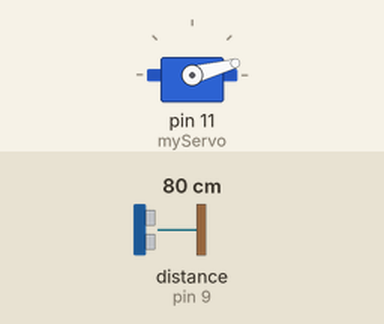
This sketch was run on a simulated Arduino Uno, built with avr-gcc and run on an emulated ATmega328P. Shown: servo. Wiring (inferred from the names in the program): ultrasonic range finder: trigger pin 10; echo pin 9. Inputs (shaded band) come from the test bench; at power-on: distance to the obstacle (sensor on pin 9) 80 cm. The echo pulse lasts 58.3 µs per cm; what the sketch prints to the serial monitor is not drawn.

Above: at 0.01 s.
1.3 s: distance to the obstacle (sensor on pin 9) set to 2 cm
At 2.0 s:
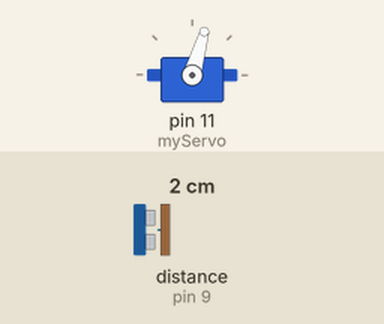
4.3 s: distance to the obstacle (sensor on pin 9) set to 299 cm
At 5.17 s:
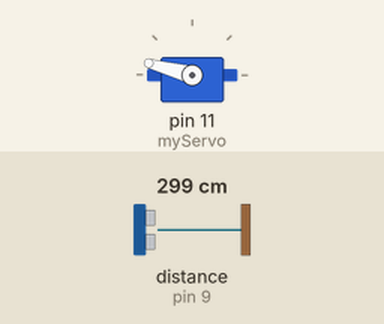
7.3 s: distance to the obstacle (sensor on pin 9) set to 4 cm
At 7.9 s:
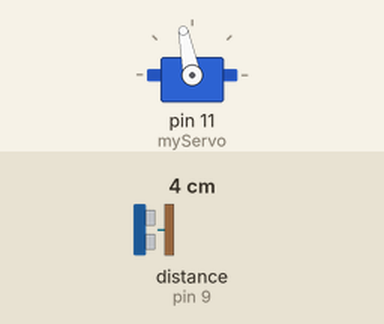
10.3 s: distance to the obstacle (sensor on pin 9) set to 35 cm
Timing chart, 0 to 14.3 s (numbered marks = the images above; inputs shaded):
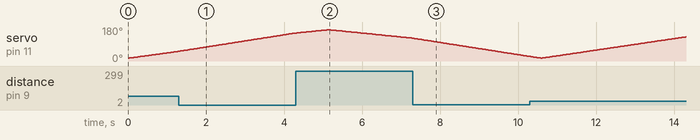

The sketch:

radar.ino
```cpp
#include <Servo.h>

// Defines Tirg and Echo pins of the Ultrasonic Sensor
const int trigPin = 10;
const int echoPin = 9;
long duration;
int distance;

Servo myServo;

void setup() {
  pinMode(trigPin, OUTPUT);
  pinMode(echoPin, INPUT);
  Serial.begin(9600);
  myServo.attach(11);
}
void loop() {
  // rotates the servo motor from 15 to 165 degrees
  for(int i=15;i<=165;i++){
  myServo.write(i);
  delay(30);
  distance = calculateDistance();

  Serial.print(i);
  Serial.print(",");
  Serial.print(distance);
  Serial.print(".");
  }
  // Repeats the previous lines from 165 to 15 degrees
  for(int i=165;i>15;i--){
  myServo.write(i);
  delay(30);
  distance = calculateDistance();
  Serial.print(i);
  Serial.print(",");
  Serial.print(distance);
  Serial.print(".");
  }
}
// Function for calculating the distance measured by the Ultrasonic sensor
int calculateDistance(){

  digitalWrite(trigPin, LOW);
  delayMicroseconds(2);
  // Sets the trigPin on HIGH state for 10 micro seconds
  digitalWrite(trigPin, HIGH);
  delayMicroseconds(10);
  digitalWrite(trigPin, LOW);
  duration = pulseIn(echoPin, HIGH); // Reads the echoPin, returns the sound wave travel time in microseconds
  distance= duration*0.034/2;
  return distance;
}
```
